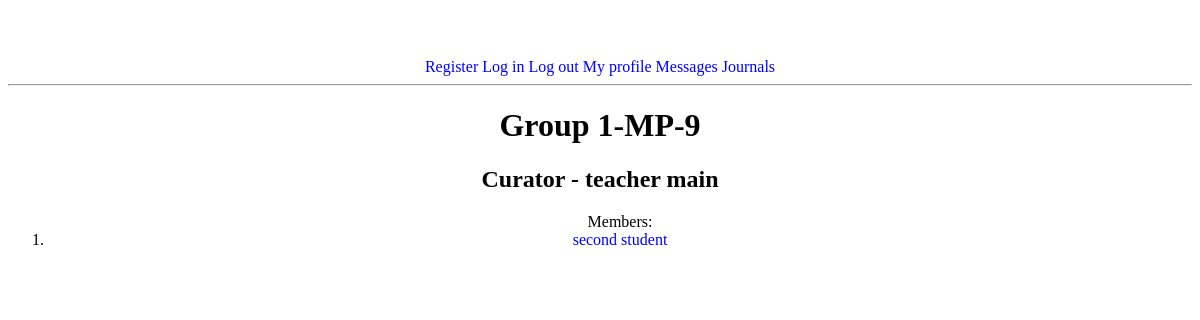
The page /group/1-mp-9/ (signed in) on the database as committed earlier.
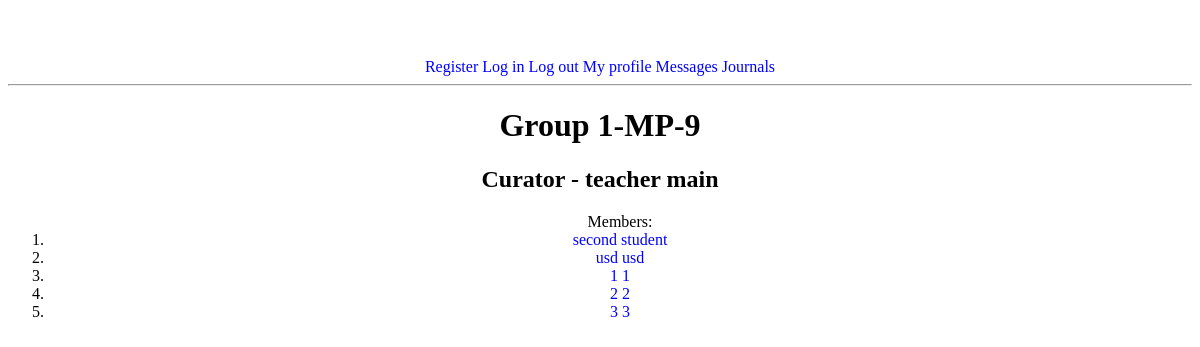
The same page on the database as committed later.
### journal/models.py (models this page shows, shortened)
class Student(models.Model):
    user = models.OneToOneField(settings.AUTH_USER_MODEL, on_delete=models.CASCADE)
    group = models.ForeignKey("Group", on_delete=models.CASCADE)
    def __str__(self):
        return str(self.user)

class CustomUser(AbstractBaseUser):
    name = models.CharField(max_length=15, null=False)
    surname = models.CharField(max_length=15, null=False)
    patronymic = models.CharField(max_length=15, blank=True, null=True)
    email = models.EmailField(unique=True)  # require
    phone_number = models.CharField(max_length=16, blank=True, null=True)
    avatar = models.ImageField(upload_to='user/avatar/', blank=True, null=True)
    date_of_birth = models.DateField(null=True)
    about = models.TextField(null=True)
    role = models.CharField(max_length=8, null=False, default="Other")
    is_active = models.BooleanField(default=True)
    is_staff = models.BooleanField(default=False)
    is_admin = models.BooleanField(default=False)
    USERNAME_FIELD = 'email'
    REQUIRED_FIELDS = ["name", "surname"]
    objects = CustomUserManager()
    def __str__(self):
        if self.name and self.surname:
            return f'{self.surname} {self.name}'
        return self.email.split('@')[0]
    def get_absolute_url(self):
        return reverse('profile', kwargs={'pk': self.pk})

### journal/views.py (the view)
# urls.py: path('group/<slug:group_slug>/', group, name="group"),
def group(request, group_slug):
    group_obj = Group.objects.get(slug=group_slug)
    context = {
        'curator': group_obj.teacher,
        'members': Student.objects.filter(group=group_obj),
    }
    return render(request, 'journal/group.html', context=context)

### journal/models.py (called while the page is built)
    def __str__(self):
        return str(self.user)

    def __str__(self):
        return self.name

### journal/templates/journal/group.html
{% extends 'journal/base.html' %}
{% block main %}
<h1>Group {{ curator.group }}</h1>
<h2>Curator - {{ curator }}</h2>
<ol>Members:
{% for member in members %}
<li><a href="{{ member.user.get_absolute_url }}">{{ member }}</a></li>
{% endfor %}
</ol>
{% endblock %}

Rows that differ between the two databases and show on the page:
added Student: user.surname "usd usd"
added Student: user.surname "1 1"
added Student: user.surname "2 2"
added Student: user.surname "3 3"
